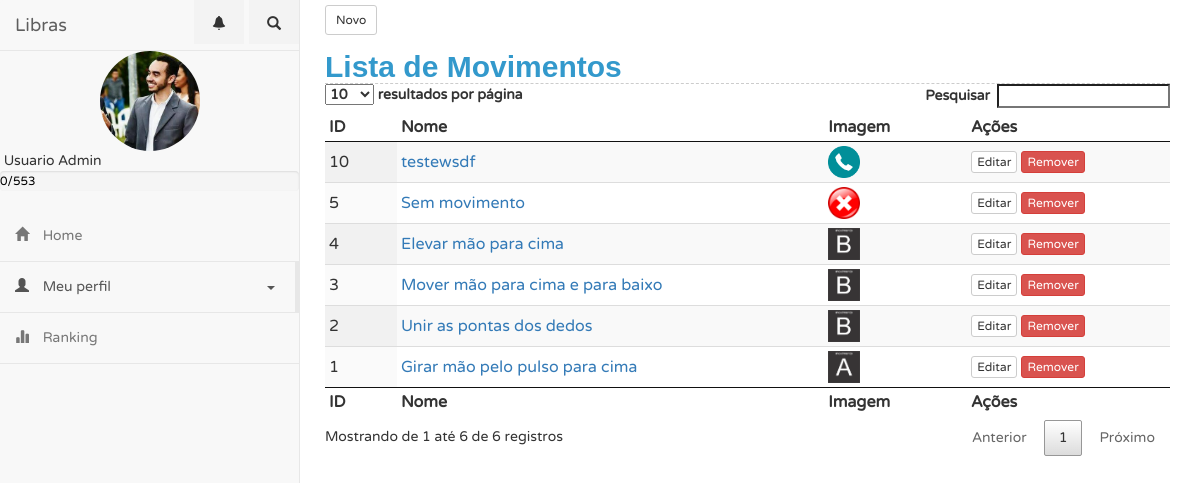
The page /?controller=movimento&action=index (signed in) on the database its author committed.
### tables this page shows
CREATE TABLE `movimento` (
  `id` bigint(20) NOT NULL AUTO_INCREMENT,
  `imagem` varchar(255) DEFAULT NULL,
  `nome` varchar(255) DEFAULT NULL,
  PRIMARY KEY (`id`)
);

### controllers/MovimentoController.php (called while the page is built, shortened)
<?php
class MovimentoController
{
    public function index()
    {
        $movimentos = MovimentoDAO::all();
        require_once 'views/movimento/index.php';
    }
}

### connection.php (called while the page is built, shortened)
<?php
  class Db {
    private static $instance = NULL;
    public static function getInstance() {
      if (!isset(self::$instance)) {
        $pdo_options[PDO::ATTR_ERRMODE] = PDO::ERRMODE_EXCEPTION;
        self::$instance = new PDO('mysql:host=localhost;dbname=libras', 'root', '12345678', $pdo_options);
      }
      return self::$instance;
    }
  }
?>

### models/MovimentoDAO.php (called while the page is built, shortened)
<?php
require_once 'models/Movimento.php';
class MovimentoDAO {
    public static function all() {
        $lista = [];
        $req = Db::getInstance()->query('SELECT * FROM movimento');
        foreach ($req->fetchAll() as $linha) {
            $movimento = new Movimento();
            $movimento->setId($linha['id']);
            $movimento->setNome($linha["nome"]);
            $movimento->setImagem($linha["imagem"]);
            $lista[] = $movimento;
        }
        return $lista;
    }
}

### models/Movimento.php (called while the page is built)
<?php
class Movimento{
    private $id;
    private $nome;
    private $imagem;
function setId ($id){
        $this->id=$id;
    }
    function getId (){
        return $this->id;
    }
    public function getNome() {
        return $this->nome;
    }
    public function setNome($nome) {
        $this->nome = $nome;
    }
    public function getImagem() {
        return $this->imagem;
    }
    public function setImagem($imagem) {
        $this->imagem = $imagem;
    }
}
?>

### views/movimento/index.php (the view)
<button  onclick="location.href='?controller=movimento&action=add'" type="button" class="btn btn-default btn-sm" style="margin-top: 5px">
                    Novo
                </button><h2>Lista de Movimentos</h2>
<table id="example" class="display compact" cellspacing="0" width="100%">
    <thead>
        <tr>
            <th>ID</th>
            <th>Nome</th>
            <th>Imagem</th>
            <th>Ações</th>
        </tr>
    </thead>
    <tfoot>
        <tr>
            <th>ID</th>
            <th>Nome</th>
            <th>Imagem</th>
            <th>Ações</th>
        </tr>
    </tfoot>
    <tbody>
        <?php foreach ($movimentos as $movimento) { ?>
            <tr>
                <td><?php echo $movimento->getId();?> </td>                <td><a href="?controller=movimento&action=view&id=<?php echo $movimento->getId();?>"><?php echo $movimento->getNome(); ?></a></td>
                <td><img src="/libras/storage/imagens/movimento/<?php echo $movimento->getImagem(); ?>" width=32 /></td>
                <td><button type="button" onclick="location.href='?controller=movimento&action=edit&id=<?php echo base64_encode($movimento->getId());?>';" class="btn btn-default btn-xs">Editar</button>
                    <button type="button" onclick="javascript:remover('?controller=movimento&action=delete&id=<?php echo base64_encode($movimento->getId());?>');" class="btn btn-danger btn-xs">Remover</button>
                </td>
            </tr>
        <?php } ?>
    </tbody>
</table>

### webroot/css/estilo.css (style rules this page uses)
* { margin:0; padding:0; font-family: myFirstFont; }
h2 { font-family: Arial, sans-serif; color: #3399CC; font-size: 30px; font-weight: bold; border-bottom: 1px dashed #ccc; margin: 15px 0px 0px 0px; }

### rows shown on the page
movimento: id "1", nome "Girar mão pelo pulso para cima", imagem (picture)
movimento: id "2", nome "Unir as pontas dos dedos", imagem (picture)
movimento: id "3", nome "Mover mão para cima e para baixo", imagem (picture)
movimento: id "4", nome "Elevar mão para cima", imagem (picture)
movimento: id "5", nome "Sem movimento", imagem (picture)
movimento: id "10", nome "testewsdf", imagem (picture)

### other values the page prints
$usuario_logado['nome'] "Usuario Admin"
$usuario_logado['pontuacao'] "0"
$_SESSION['total_sinais_cadastrados'] "553"
